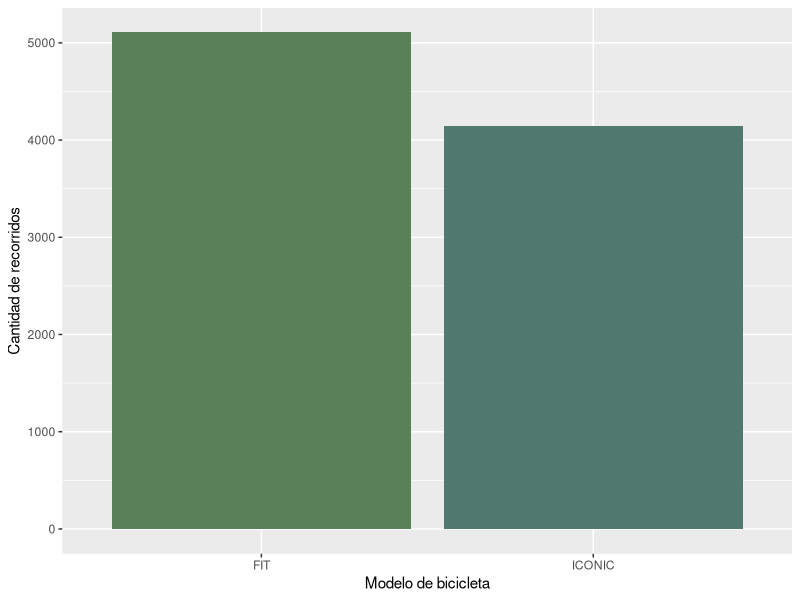
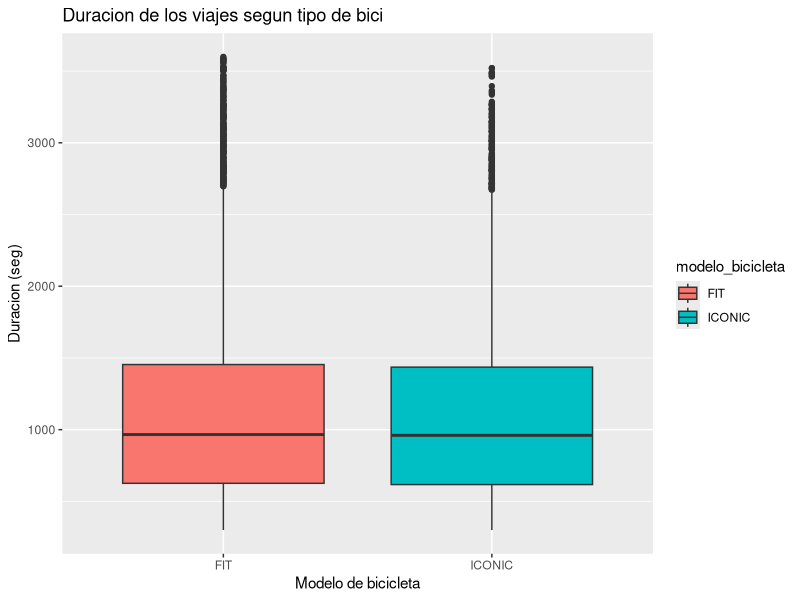
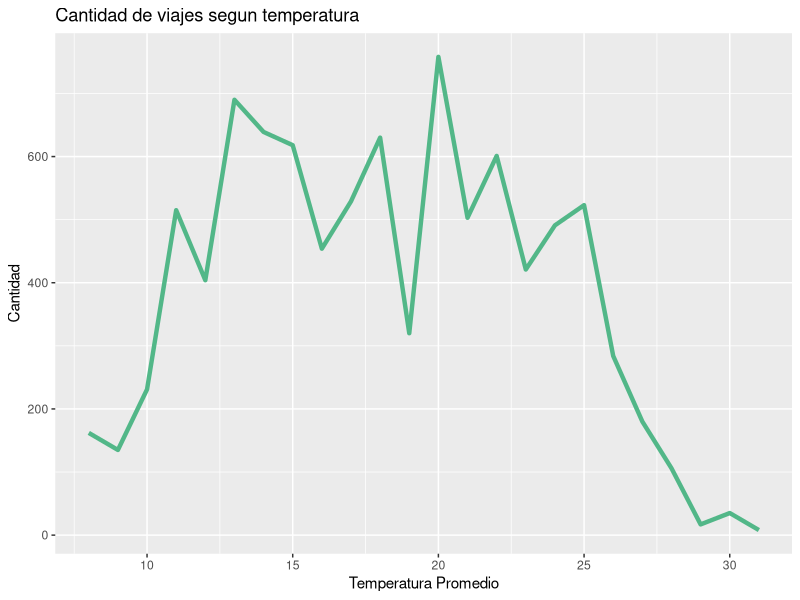
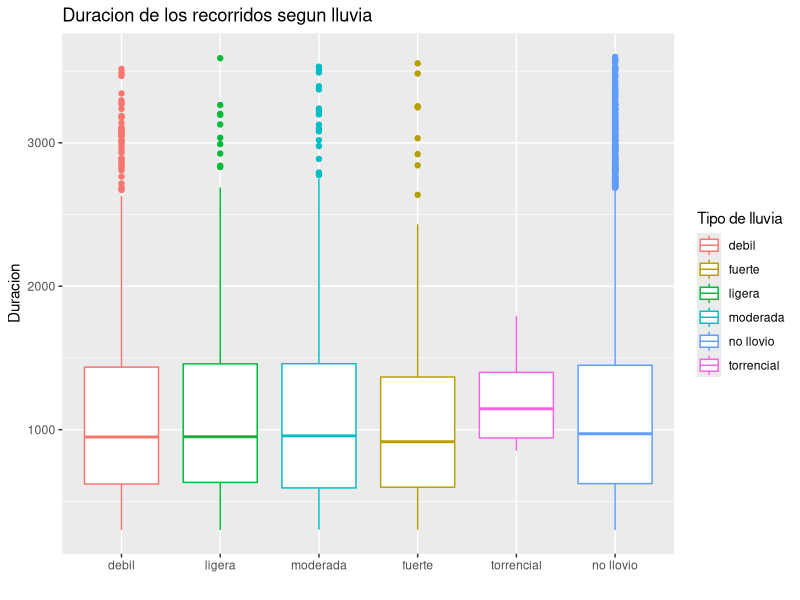
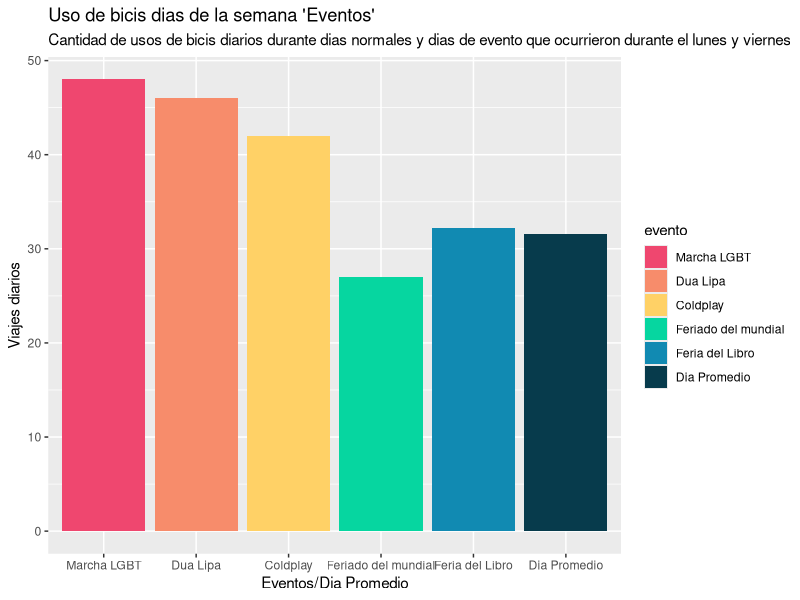
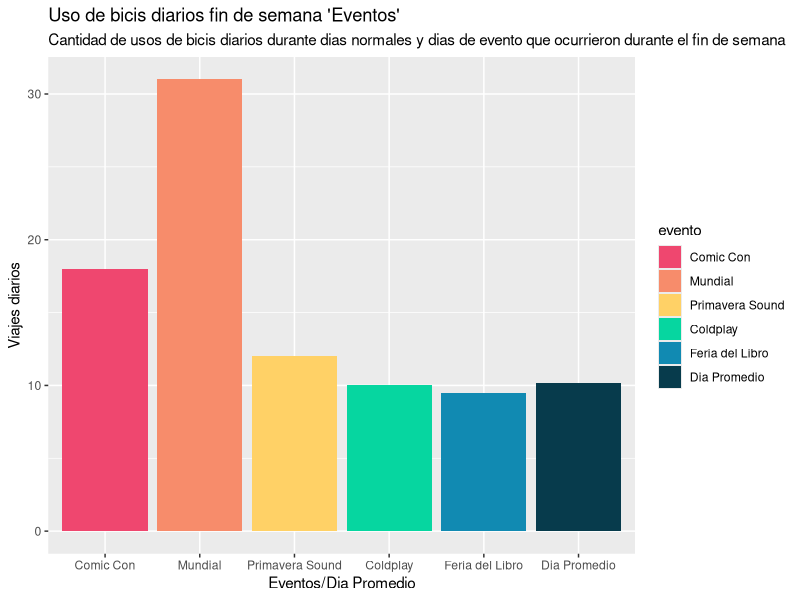
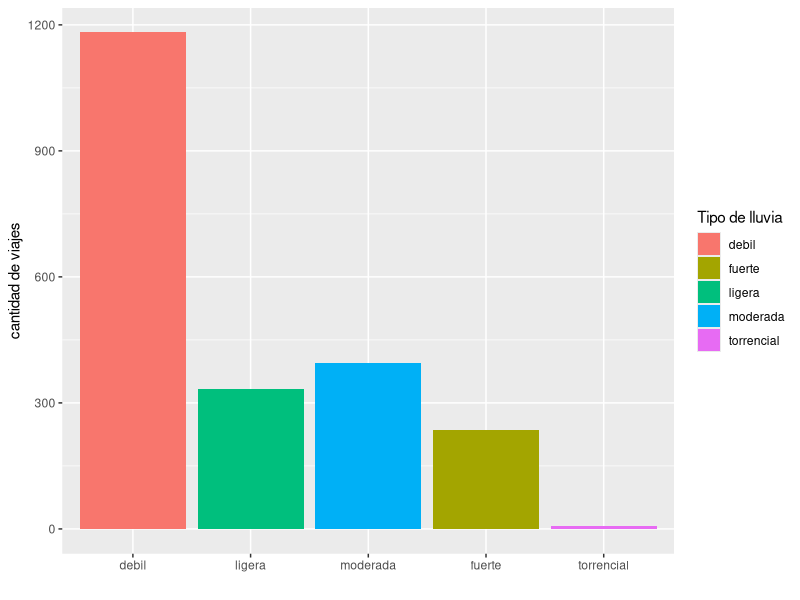
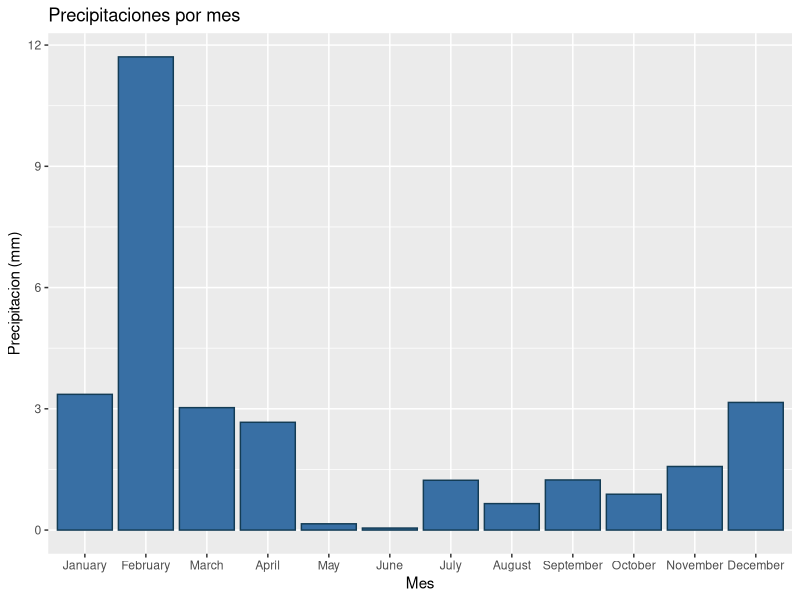

Generate these figures, in order, with R:
#CONSIDERACIONES ----

#1. Nuestras PC's trabajan con las variables en ingles y no en español, entonces si surgen problemas con el fct_level por ejemplo, es porque nosotros ordenamos las categorías en ingles y no español.

#2. Para tener una compresión mas rápida de los nombres de variables, utilizamos los siguientes prefijos "df_" para referirnos a un dataframe, "gr_" para referirnos a un gráfico y "v_" para referirnos a una variable.


#LIBRERIAS ----
library(readr)
library(tidyverse)




#DATAFRAMES
#Dataframes_originales ----

#Lectura de dataframes. Para leer los archivos csv usamos el comando read_csv.

df_clima_aeroparque_BA_2022 <- read_csv("Data/Clima_Aeroparque_BA.csv")

df_bike_trips_2022 <- read_csv("Data/trips_2022_reducido.csv")

#VARIABLES ----

v_months <- c("January", "February", "March", "April", "May", "June", "July", "August", "September", "October", "November", "December")

v_all_days <- c("Monday", "Tuesday", "Wednesday", "Thursday", "Friday", "Saturday", "Sunday")

#Las fechas de los días feriados de Argentina 2022 los obtuvimos de la siguiente pagina: https://www.argentina.gob.ar/interior/feriados-nacionales-2022
v_feriados <- c("2022-01-01", "2022-02-28", "2022-03-01", "2022-03-24", "2022-04-02", "2022-04-14", "2022-04-15", "2022-04-16", "2022-04-17", "2022-04-22", "2022-04-23", "2022-04-24", "2022-05-01", "2022-05-02", "2022-05-18", "2022-05-25", "2022-06-17", "2022-06-20", "2022-07-09", "2022-07-30", "2022-08-15", "2022-09-26", "2022-09-27", "2022-10-05", "2022-10-07", "2022-10-10", "2022-11-20", "2022-11-21", "2022-12-08", "2022-12-09", "2022-12-25")

#(nota: cp indica la cantidad de personas)
v_feriaLibro <- c("2022-04-28","2022-04-29","2022-05-02","2022-05-03","2022-05-04","2022-05-05","2022-05-06","2022-05-09","2022-05-10","2022-05-11","2022-05-12","2022-05-13","2022-05-16") #cp = 1.245.000
v_feriaLibro_finde <- c("2022-04-30","2022-05-01","2022-05-07","2022-05-08", "2022-05-14","2022-05-15")
v_comicCon <- c("2022-05-20","2022-05-21","2022-05-22") #cp = 80 mil
v_duaLipa <- c("2022-09-13","2022-09-14") #cp = 50 mil
v_marchaLGBTQI <- c("2022-10-05") #cp = 130 mil
v_coldplay <- c("2022-10-25","2022-10-26","2022-10-28","2022-11-01","2022-11-02","2022-11-04","2022-11-07","2022-11-08") #cp = 600 mil
v_coldplay_finde <- c("2022-10-29", "2022-11-05")
v_primaveraSound <- c("2022-11-12","2022-11-13") #cp = 100 mil
v_finalMundial <- c("2022-12-18") #cp = 4 millones
v_feriado_del_Mundial <- c("2022-12-20") 


v_eventos_ord <- c("Marcha LGBT", "Dua Lipa", "Coldplay", "Feriado del mundial", "Feria del Libro", "Dia Promedio")

v_eventos_finde_ord <- c("Comic Con", "Mundial", "Primavera Sound", "Coldplay", "Feria del Libro", "Dia Promedio")

v_rain_strength <- c("debil", "ligera", "moderada", "fuerte", "torrencial")

#Dataframes_bicis_modificado ----
#Dataframe de bicis filtrado por duración del recorrido, con 4 variables mas ("month", "week_day", "hour" y "public_holiday") y la variable fecha renombrada a date.

df_bike_trips_2022_reformed <- df_bike_trips_2022 %>% 
  filter(between(duracion_recorrido, left = 60*5, right = 60*60)) %>% 
  rename(date = fecha) %>% 
  mutate(month = months(fecha_origen_recorrido), 
         hour = hour(fecha_origen_recorrido), 
         week_day = weekdays(date),
         public_holiday = (date %in% v_feriados))

#Dataframes_clima_modificado ----
#Dataframe del clima con 3 variables mas("month", "is_rain", "rain_strength")

df_clima_aeroparque_BA_2022_reformed <- df_clima_aeroparque_BA_2022 %>% 
  mutate(month = months(date),
         is_rain = (prcp > 0),
         rain_strength = case_when(prcp > 0 & prcp <= 3 ~ "debil",
                                   prcp > 3.0 & prcp <= 6.5 ~ "ligera",
                                   prcp > 6.5 & prcp <= 16.0 ~ "moderada",
                                   prcp > 16.0 & prcp <= 40.0 ~ "fuerte",
                                   prcp > 100.0 ~ "torrencial",
                                   .default = "no llovio")) 




#Dataframe_joined ----
#FULL JOIN DE DATAFRAMES
df_bikes_and_weather <- full_join(df_bike_trips_2022_reformed, df_clima_aeroparque_BA_2022_reformed, by = "date")


#Dataframes Descriptivos ----
#dataframe con la duracion de viaje promedio y mediana
df_promedio_y_mediana_de_viajes <-  df_bike_trips_2022_reformed %>% 
  mutate(duracion_recorrido = duracion_recorrido/60) %>% 
  summarise("promedio duracion de viaje" = mean(duracion_recorrido), "mediana de la duracion de viajes" = median(duracion_recorrido))

#dataframe con la cantidad de estaciones de origen 
df_origin_trip <- df_bike_trips_2022_reformed %>% 
  select(id_estacion_origen, nombre_estacion_origen) %>% 
  group_by(id_estacion_origen, nombre_estacion_origen) %>% 
  summarise(amount_by_station = n()) %>% 
  arrange(desc(amount_by_station))

#dataframe con la cantidad de estaciones de llegada
df_destination_trip <- df_bike_trips_2022_reformed %>% 
  select(id_estacion_destino, nombre_estacion_destino) %>% 
  group_by(id_estacion_destino, nombre_estacion_destino) %>% 
  summarise(amount_by_station = n()) %>% 
  arrange(desc(amount_by_station)) 

#viajes mas comunes
df_common_trips <- df_bike_trips_2022_reformed %>% 
  select(id_estacion_origen, nombre_estacion_origen, id_estacion_destino, nombre_estacion_destino) %>% 
  group_by(id_estacion_origen, nombre_estacion_origen, id_estacion_destino, nombre_estacion_destino) %>% 
  summarise(amount = n()) %>% 
  arrange(desc(amount))

#cantidad de usos de bicis en dias feriado vs no feriados
df_uso_feriado_vs_no_feriado <- df_bike_trips_2022_reformed %>% 
  group_by(public_holiday) %>% 
  summarise(cant_viajes = n()) 

#cantidad de viajes diarios en dias feriado vs no feriados (tenemos 31 feriados y (365 - 31) = 334 no feriados)\
df_uso_feriado_vs_no_feriado_prom <- data.frame(es_feriado = c("feriado", "no feriado"), 
                                                viajes_promedio = c(as.numeric(df_uso_feriado_vs_no_feriado[2,2]) / 31, 
                                                                    as.numeric(df_uso_feriado_vs_no_feriado[1,2]) / 334))


# Feria del libro
v_bicisFeriaDelLibro <- as.numeric(df_bike_trips_2022_reformed %>%
                                     filter(date %in% v_feriaLibro) %>%
                                     summarise(cantidad = n()/length(v_feriaLibro)))

v_bicisFeriaDelLibro_finde <- as.numeric(df_bike_trips_2022_reformed %>%
                                     filter(date %in% v_feriaLibro_finde) %>%
                                     summarise(cantidad = n()/length(v_feriaLibro_finde)))


# Comic Con
v_bicisComicCon <- as.numeric(df_bike_trips_2022_reformed %>%
                                filter(date %in% v_comicCon) %>%
                                summarise(cantidad = round(n()/length(v_comicCon))))
# Dua Lipa
v_bicisDuaLipa <- as.numeric(df_bike_trips_2022_reformed %>%
                               filter(date %in% v_duaLipa) %>%
                               summarise(cantidad = round(n()/length(v_duaLipa))))
# MarchaLGBT
v_bicisMarchaLGBT <- as.numeric(df_bike_trips_2022_reformed %>%
                                  filter(date %in% v_marchaLGBTQI) %>%
                                  summarise(cantidad = round(n()/length(v_marchaLGBTQI))))
# Coldplay
v_bicisColdplay <- as.numeric(df_bike_trips_2022_reformed %>%
                                filter(date %in% v_coldplay) %>%
                                summarise(cantidad = round(n()/length(v_coldplay))))

v_bicisColdplay_finde <- as.numeric(df_bike_trips_2022_reformed %>%
                                   filter(date %in% v_coldplay_finde) %>%
                                   summarise(cantidad = round(n()/length(v_coldplay_finde))))

#PrimaveraSound
v_bicisPrimSound <- as.numeric(df_bike_trips_2022_reformed %>%
                                 filter(date %in% v_primaveraSound) %>%
                                 summarise(cantidad = round(n()/length(v_primaveraSound))))
# Mundial
v_bicisFinalMundial <- as.numeric(df_bike_trips_2022_reformed %>%
                                    filter(date %in% v_finalMundial) %>%
                                    summarise(cantidad = round(n()/length(v_finalMundial))))
# Feriado del Mundial
v_bicisFeriadoDelMundial <- as.numeric(df_bike_trips_2022_reformed %>%
                                      filter(date == v_feriado_del_Mundial) %>%
                                      summarise(cantidad = round(n()/length(v_feriado_del_Mundial))))

v_dia_promedio <- as.numeric(df_bike_trips_2022_reformed %>% 
                               filter(week_day %in% c("Monday", "Tuesday", "Wednesday", "Thursday", "Friday")) %>% 
                               group_by(date) %>% 
                               summarise(cantidad = n()) %>% 
                               summarise(cant_prom = sum(cantidad) / length(date)))

v_dia_finde_promedio <- as.numeric(df_bike_trips_2022_reformed %>% 
                                     filter(week_day %in% c("Saturday", "Sunday")) %>% 
                                     group_by(date) %>% 
                                     summarise(cantidad = n()) %>% 
                                     summarise(cant_prom = sum(cantidad) / length(date)))

#viajes diarios durante los eventos que ocurrieron durante dias de la semana mayoritariamente
df_Viajes_Promedio_Eventos_No_Finde <- data.frame(evento = v_eventos_ord,
                                                  viajesPorEvento = c(v_bicisMarchaLGBT,
                                                                      v_bicisDuaLipa,
                                                                      v_bicisColdplay,
                                                                      v_bicisFeriadoDelMundial, 
                                                                      v_bicisFeriaDelLibro, 
                                                                      v_dia_promedio))

#viajes diarios durante los eventos que ocurrieron durante dias de fin de semana mayoritariamente
df_Viajes_Promedio_Eventos_Finde <- data.frame(evento = v_eventos_finde_ord,
                                               viajesPorEvento = c(v_bicisComicCon, 
                                                                   v_bicisFinalMundial,
                                                                   v_bicisPrimSound, 
                                                                   v_bicisColdplay_finde, 
                                                                   v_bicisFeriaDelLibro_finde, 
                                                                   v_dia_finde_promedio))


#cantidad de viajes durante dias de lluvia y no lluvia
df_uso_de_bicis_segun_precipitaciones <- df_bikes_and_weather %>% 
  filter(!is.na(prcp)) %>% 
  group_by(is_rain) %>% 
  summarise(viajes_lluvia = n())

#cantidad de viajes diarios durante dias de lluvia y no lluvia
df_uso_de_bicis_segun_precipitaciones_prom <- data.frame(es_lluvia = c("llovio", "no llovio"), 
                                                         viajes_promedio = c(as.numeric(df_uso_de_bicis_segun_precipitaciones[2,2]) / 97, 
                                                                             as.numeric(df_uso_de_bicis_segun_precipitaciones[1,2]) / 266))



#GRAFICOS ----

#visualizacion de duracion de los viajes en minutos version boxplot
gr_trips_duration_in_minutes_box <- df_bike_trips_2022_reformed %>% 
  mutate(duracion_recorrido = duracion_recorrido/60) %>% 
  ggplot(mapping = aes(y = duracion_recorrido)) +
  geom_boxplot(color = "#E6AC6E", shape = 11) +
  labs(x = "Recorridos", y = "Duracion (min)", title = "Duracion de los recorridos en minutos") +
  scale_x_discrete(expand = c(0,0)) 

#visualizacion de cantidad de viajes segun duracion en minutos
gr_trips_duration_in_minutes_col <- df_bike_trips_2022_reformed %>% 
  mutate(duracion_recorrido = duracion_recorrido/60) %>% 
  ggplot(mapping = aes(x = duracion_recorrido)) +
  geom_histogram(colour = "#E6AC6E", fill = "beige", bins = 11) +
  labs(x = "Duracion (min)", y = "Cantidad de Recorridos", title = "Duracion de los recorridos en minutos")

#visualizacion de viajes por mes
gr_trips_by_month <- df_bike_trips_2022_reformed %>% 
  ggplot(mapping = aes(x = fct_relevel(month, v_months))) +
  geom_bar(fill = "mintcream", colour = "lightskyblue") +
  labs(x = "Mes", y = "Cantidad", title = "Cantidad de recorridos durante cada mes del año")

#visualizacion de viajes por dia
gr_trips_by_day <- df_bike_trips_2022_reformed %>% 
  ggplot(mapping = aes(x = fct_relevel(week_day, v_all_days)))+
  geom_bar(fill = "mintcream", colour = "lightskyblue") +
  labs(x = "Dia de la semana", y = "Cantidad", title = "Cantidad de recorridos durante cada dia de la semana")

#visualizacion de viajes por hora
gr_trips_by_hour <- df_bike_trips_2022_reformed %>% 
  ggplot(mapping = aes(x = hour)) +
  geom_bar(fill = "mintcream", colour = "lightskyblue") +
  labs(x = "Horario", y = "Cantidad", title = "Cantidad de recorridos durante cada hora del dia") 

#visualizacion de viajes por mes y hora
gr_trips_by_month_and_hour <- df_bike_trips_2022_reformed %>% 
  group_by(month) %>% 
  ggplot(mapping = aes(x = hour)) +
  geom_bar(fill = "#CBA872",color = "#A05806") +
  facet_wrap(~fct_relevel(month, v_months)) +
  labs(x = "Horario", y = "Cantidad", title = "Cantidad de recorricos por mes segun horario")

gr_trips_by_season_and_hour <- df_bike_trips_2022_reformed %>% 
  mutate(season = case_when(date >= "2022-03-21" & date <= "2022-06-20" ~ "Autumn",
                            date >= "2022-06-21" & date <= "2022-09-20" ~ "Winter",
                            date >= "2022-09-21" & date <= "2022-12-20" ~ "Spring",
                            .default = "Summer")) %>% 
  ggplot(mapping = aes(x = hour)) +
  geom_bar(fill = "#CBA872",color = "#A05806") +
  facet_wrap(~fct_relevel(season, c("Summer", "Autumn", "Winter", "Spring"))) +
  labs(x = "Horario", y = "Cantidad", title = "Cantidad de recorricos por mes segun horario")

#visualizacion de viajes por dia y hora
gr_trips_by_day_and_hour <- df_bike_trips_2022_reformed %>% 
  group_by(week_day) %>% 
  ggplot(mapping = aes(x = hour)) +
  geom_bar(fill = "#CBA872",color = "#A05806") +
  facet_wrap(~fct_relevel(week_day, v_all_days), nrow = 2) +
  labs(x = "Horario", y = "Cantidad", title = "Cantidad de recorricos por dia segun horario")



#visualizacion de viajes promedio de dias feriados y no feriados
gr_viajes_promedio_feriados <- df_uso_feriado_vs_no_feriado_prom %>% 
  ggplot(mapping = aes(x = es_feriado, y = viajes_promedio)) + 
  geom_col(fill = c("#d4e09b", "#cbdfbd"), color = "black") +
  labs(x = "", y = "Viajes diarios", title = "Cantidad de viajes diarios 'Feriados Vs No Feriados'")



#visualizacion cantidad de viajes segun tipo de bici
gr_bike_type <- df_bike_trips_2022_reformed %>% 
  select(modelo_bicicleta) %>% 
  ggplot(mapping = aes(x = modelo_bicicleta)) +
  geom_bar(fill = c("#588157", "#52796f")) +
  labs(x = "Modelo de bicicleta", y = "Cantidad de recorridos")

#visualizacion cantidad de viajes segun tipo de bici
gr_bike_type_boxplot <- df_bike_trips_2022_reformed %>% 
  ggplot(mapping = aes(x = modelo_bicicleta, y = duracion_recorrido, fill = modelo_bicicleta)) +
  geom_boxplot() +
  labs(x = "Modelo de bicicleta", y = "Duracion (seg)", title = "Duracion de los viajes segun tipo de bici")


#visualizacion cantidad de usos de bicis segun genero
gr_use_of_bikes_by_gender <- df_bike_trips_2022_reformed %>% 
  select(Género) %>% 
  filter(!is.na(Género)) %>% 
  ggplot(mapping = aes(x = Género, fill = Género)) + 
  geom_bar() +
  labs(x = "Género", y = "Cantidad", title = "Cantidad de viajes en bici segun genero")

#uso de bicis por hora según género
gr_use_of_bikes_by_gender_per_hour <- df_bike_trips_2022_reformed %>%
  filter(!is.na(Género)) %>%
  group_by(Género) %>%
  mutate(cantidadTotalPorGénero = n()) %>%
  group_by(Género,hour,cantidadTotalPorGénero) %>%
  summarise(cantidad = n()) %>%
  mutate(
    cantidadPorcentual = case_when(
      Género == "FEMALE" ~ (cantidad/cantidadTotalPorGénero)*100,
      Género == "MALE" ~ (cantidad/cantidadTotalPorGénero)*100,
      Género == "OTHER" ~ (cantidad/cantidadTotalPorGénero)*100
    )
  ) %>%
  select(Género,cantidadPorcentual) %>%
  ggplot(mapping = aes(x = hour, y = cantidadPorcentual, colour = Género)) +
  geom_line(lwd = 1.49) + 
  scale_x_continuous(expand = c(0,0)) +
  scale_y_continuous(expand = c(0,0)) +
  facet_wrap(~Género) +
  theme(legend.position = "bottom") +
  labs(x = "Horario", y = "Porcentaje", title = "Cantidad porcentual sobre el uso de bicis segun genero y horario")

#visualizacion de duracion de los viajes en minutos version boxplot segun genero
gr_trips_duration_in_minutes_by_gender <- df_bike_trips_2022_reformed %>% 
  filter(!is.na(Género)) %>% 
  mutate(duracion_recorrido = duracion_recorrido/60) %>% 
  ggplot(mapping = aes(y = duracion_recorrido, x = Género, color = Género)) +
  geom_boxplot() +
  labs(y = "Duracion", title = "Duracion de los recorridos en minutos segun genero")


#visualizacion de usos de bicis promedio comparado con dias de eventos (dias de semana)
gr_Eventos_Dia_De_Semana <- df_Viajes_Promedio_Eventos_No_Finde %>%
  ggplot(mapping = aes(x = evento, y = viajesPorEvento, fill = evento)) +
  geom_col() +
  labs(x = "Eventos/Dia Promedio", y = "Viajes diarios", title = "Uso de bicis dias de la semana 'Eventos'", subtitle = "Cantidad de usos de bicis diarios durante dias normales y dias de evento que ocurrieron durante el lunes y viernes") +
  scale_x_discrete(limits = v_eventos_ord) +
  scale_fill_manual(values = c("Marcha LGBT" = "#ef476f", 
                               "Dua Lipa" = "#f78c6b", 
                               "Coldplay" = "#ffd166",
                               "Feriado del mundial" = "#06d6a0",
                               "Feria del Libro" =  "#118ab2",
                               "Dia Promedio" = "#073b4c"), 
                    breaks = v_eventos_ord)
  

#visualizacion de usos de bicis promedio comparado con dias de eventos (fin de semana)
gr_Eventos_Fin_De_Semana <- df_Viajes_Promedio_Eventos_Finde %>%
  ggplot(mapping = aes(x = evento, y = viajesPorEvento, fill = evento)) +
  geom_col() +
  labs(x = "Eventos/Dia Promedio", y = "Viajes diarios", title = "Uso de bicis diarios fin de semana 'Eventos'", subtitle = "Cantidad de usos de bicis diarios durante dias normales y dias de evento que ocurrieron durante el fin de semana") +
  scale_x_discrete(limits = v_eventos_finde_ord) +
    scale_fill_manual(values = c("Comic Con" = "#ef476f", 
                               "Mundial" = "#f78c6b", 
                               "Primavera Sound" = "#ffd166",
                               "Coldplay" = "#06d6a0",
                               "Feria del Libro" =  "#118ab2",
                               "Dia Promedio" = "#073b4c"), 
                    breaks = v_eventos_finde_ord)


#grafico de temperaturas por mes
gr_temperatura_por_mes <- df_clima_aeroparque_BA_2022_reformed %>% 
  select(tmin, tmax, tavg, month) %>% 
  group_by(month) %>% 
  summarise(tmin_by_month = mean(tmin), tmax_by_month = mean(tmax), tavg_by_month = mean(tavg)) %>%
  pivot_longer(cols = 2:4, names_to = "tipo", values_to = "temp") %>% 
  ggplot(mapping = aes(x = fct_relevel(month, v_months), y = temp, fill = fct_relevel(tipo, "tmax_by_month", "tavg_by_month"))) +
  geom_bar(stat = "identity", position = "dodge") +
  labs(title = "Clima promedio segun mes", x = "Mes", y = "Temperatura", fill = "Temp") +
  scale_fill_manual(values = c("tmax_by_month" = "#ee6055", "tavg_by_month" = "#60d394", "tmin_by_month" = "#255f85"), labels = c("Max Temp", "Avg Temp", "Min Temp")) +
  theme(legend.position = "bottom")

#grafico de temperaturas por dia
gr_temperatura_por_dia <- df_clima_aeroparque_BA_2022_reformed %>%
  pivot_longer(cols = 3:4, names_to = "tipo", values_to = "temp") %>%
  ggplot(mapping = aes(x = date, y = temp, color = tipo)) +
  geom_line() +
  scale_color_manual(labels = c("Tmax", "Tmin"), values = c("#ee6055", "#255f85")) +
  labs(x = "Dia del año", y = "Temperatura max y min", color = "Temperatura") +
  theme_classic()

#precipitaciones por mes
gr_precipitaciones_por_mes <- df_clima_aeroparque_BA_2022_reformed %>% 
  group_by(month) %>% 
  filter(!is.na(prcp)) %>% 
  summarise(precipitation_by_month = mean(prcp)) %>% 
  ggplot(mapping = aes(x = fct_relevel(month, v_months), y = precipitation_by_month)) +
  geom_col(fill = "#386fa4", colour = "#133c55") +
  labs(x = "Mes",y = "Precipitacion (mm)", title = "Precipitaciones por mes")


#uso de bicis por temperatura_promedio
gr_bikes_by_temp <- df_bikes_and_weather %>% 
  mutate(t_avg_round = round(tavg)) %>% 
  group_by(t_avg_round) %>% 
  summarise(viajes_por_tavg = n()) %>% 
  ggplot(mapping = aes(x = t_avg_round, y = viajes_por_tavg)) +
  geom_line(color = "#52b788", lwd = 1.5) +
  labs(x = "Temperatura Promedio", y = "Cantidad", title = "Cantidad de viajes segun temperatura")


#uso de bicis por precipitaciones
gr_uso_de_bicis_segun_precipitaciones <- df_uso_de_bicis_segun_precipitaciones_prom %>% 
  ggplot(mapping = aes(x = es_lluvia, y = viajes_promedio, fill = es_lluvia)) + 
  geom_col() +
  labs(x = "", y = "Cantidad", title = "Cantidad de viajes diarios durante dias de lluvia y no lluvia", fill = "LLovio?") +
  scale_fill_manual(values = c("llovio" = "#ee6055", "no llovio" = "#255f85"), labels = c("Si", "No")) 
  

#cantidad de dias de lluvia
gr_potencia_lluvia_2022 <- df_bikes_and_weather %>% 
  filter(rain_strength != "no llovio") %>% 
  ggplot(mapping = aes(x = fct_relevel(rain_strength, v_rain_strength), fill = rain_strength)) +
  geom_bar() + 
  labs(x = "", y = "cantidad de viajes", fill = "Tipo de lluvia")

gr_duracion_recorrido_segun_lluvia <- df_bikes_and_weather %>% 
  filter(!is.na(prcp)) %>% 
  filter(!is.na(duracion_recorrido)) %>% 
  group_by(rain_strength) %>% 
  ggplot(mappin = aes(x = fct_relevel(rain_strength, v_rain_strength), y = duracion_recorrido, color = rain_strength)) +
  geom_boxplot() +
  labs(x = "", y = "Duracion", title = "Duracion de los recorridos segun lluvia", color = "Tipo de lluvia")
